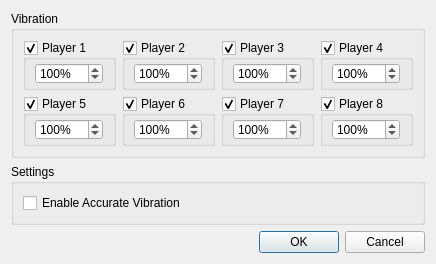
<?xml version="1.0" encoding="UTF-8"?>
<ui version="4.0">
 <class>ConfigureVibration</class>
 <widget class="QDialog" name="ConfigureVibration">
  <property name="geometry">
   <rect>
    <x>0</x>
    <y>0</y>
    <width>364</width>
    <height>242</height>
   </rect>
  </property>
  <property name="windowTitle">
   <string>Configure Vibration</string>
  </property>
  <property name="styleSheet">
   <string notr="true"/>
  </property>
  <layout class="QVBoxLayout">
   <item>
    <widget class="QGroupBox" name="vibrationStrengthGroup">
     <property name="title">
      <string>Vibration</string>
     </property>
     <layout class="QVBoxLayout" name="verticalLayout_3" stretch="0,0">
      <property name="leftMargin">
       <number>9</number>
      </property>
      <property name="topMargin">
       <number>9</number>
      </property>
      <property name="rightMargin">
       <number>9</number>
      </property>
      <property name="bottomMargin">
       <number>9</number>
      </property>
      <item>
       <widget class="QWidget" name="player14Widget" native="true">
        <layout class="QHBoxLayout" name="horizontalLayout_4">
         <property name="leftMargin">
          <number>0</number>
         </property>
         <property name="topMargin">
          <number>0</number>
         </property>
         <property name="rightMargin">
          <number>0</number>
         </property>
         <property name="bottomMargin">
          <number>0</number>
         </property>
         <item>
          <widget class="QGroupBox" name="vibrationGroupPlayer1">
           <property name="title">
            <string>Player 1</string>
           </property>
           <property name="checkable">
            <bool>true</bool>
           </property>
           <layout class="QHBoxLayout" name="horizontalLayout_8">
            <property name="leftMargin">
             <number>3</number>
            </property>
            <property name="topMargin">
             <number>3</number>
            </property>
            <property name="rightMargin">
             <number>3</number>
            </property>
            <property name="bottomMargin">
             <number>3</number>
            </property>
            <item>
             <widget class="QSpinBox" name="vibrationSpinPlayer1">
              <property name="minimumSize">
               <size>
                <width>68</width>
                <height>21</height>
               </size>
              </property>
              <property name="maximumSize">
               <size>
                <width>68</width>
                <height>16777215</height>
               </size>
              </property>
              <property name="suffix">
               <string>%</string>
              </property>
              <property name="minimum">
               <number>1</number>
              </property>
              <property name="maximum">
               <number>150</number>
              </property>
              <property name="value">
               <number>100</number>
              </property>
             </widget>
            </item>
           </layout>
          </widget>
         </item>
         <item>
          <widget class="QGroupBox" name="vibrationGroupPlayer2">
           <property name="title">
            <string>Player 2</string>
           </property>
           <property name="checkable">
            <bool>true</bool>
           </property>
           <layout class="QHBoxLayout" name="horizontalLayout_9">
            <property name="leftMargin">
             <number>3</number>
            </property>
            <property name="topMargin">
             <number>3</number>
            </property>
            <property name="rightMargin">
             <number>3</number>
            </property>
            <property name="bottomMargin">
             <number>3</number>
            </property>
            <item>
             <widget class="QSpinBox" name="vibrationSpinPlayer2">
              <property name="minimumSize">
               <size>
                <width>68</width>
                <height>21</height>
               </size>
              </property>
              <property name="maximumSize">
               <size>
                <width>68</width>
                <height>16777215</height>
               </size>
              </property>
              <property name="suffix">
               <string>%</string>
              </property>
              <property name="minimum">
               <number>1</number>
              </property>
              <property name="maximum">
               <number>150</number>
              </property>
              <property name="value">
               <number>100</number>
              </property>
             </widget>
            </item>
           </layout>
          </widget>
         </item>
         <item>
          <widget class="QGroupBox" name="vibrationGroupPlayer3">
           <property name="title">
            <string>Player 3</string>
           </property>
           <property name="checkable">
            <bool>true</bool>
           </property>
           <layout class="QHBoxLayout" name="horizontalLayout_10">
            <property name="leftMargin">
             <number>3</number>
            </property>
            <property name="topMargin">
             <number>3</number>
            </property>
            <property name="rightMargin">
             <number>3</number>
            </property>
            <property name="bottomMargin">
             <number>3</number>
            </property>
            <item>
             <widget class="QSpinBox" name="vibrationSpinPlayer3">
              <property name="minimumSize">
               <size>
                <width>68</width>
                <height>21</height>
               </size>
              </property>
              <property name="maximumSize">
               <size>
                <width>68</width>
                <height>16777215</height>
               </size>
              </property>
              <property name="suffix">
               <string>%</string>
              </property>
              <property name="minimum">
               <number>1</number>
              </property>
              <property name="maximum">
               <number>150</number>
              </property>
              <property name="value">
               <number>100</number>
              </property>
             </widget>
            </item>
           </layout>
          </widget>
         </item>
         <item>
          <widget class="QGroupBox" name="vibrationGroupPlayer4">
           <property name="title">
            <string>Player 4</string>
           </property>
           <property name="checkable">
            <bool>true</bool>
           </property>
           <layout class="QHBoxLayout" name="horizontalLayout_11">
            <property name="leftMargin">
             <number>3</number>
            </property>
            <property name="topMargin">
             <number>3</number>
            </property>
            <property name="rightMargin">
             <number>3</number>
            </property>
            <property name="bottomMargin">
             <number>3</number>
            </property>
            <item>
             <widget class="QSpinBox" name="vibrationSpinPlayer4">
              <property name="minimumSize">
               <size>
                <width>68</width>
                <height>21</height>
               </size>
              </property>
              <property name="maximumSize">
               <size>
                <width>68</width>
                <height>16777215</height>
               </size>
              </property>
              <property name="suffix">
               <string>%</string>
              </property>
              <property name="minimum">
               <number>1</number>
              </property>
              <property name="maximum">
               <number>150</number>
              </property>
              <property name="value">
               <number>100</number>
              </property>
             </widget>
            </item>
           </layout>
          </widget>
         </item>
        </layout>
       </widget>
      </item>
      <item>
       <widget class="QWidget" name="player58Widget" native="true">
        <layout class="QHBoxLayout" name="horizontalLayout_6">
         <property name="leftMargin">
          <number>0</number>
         </property>
         <property name="topMargin">
          <number>0</number>
         </property>
         <property name="rightMargin">
          <number>0</number>
         </property>
         <property name="bottomMargin">
          <number>0</number>
         </property>
         <item>
          <widget class="QGroupBox" name="vibrationGroupPlayer7">
           <property name="title">
            <string>Player 5</string>
           </property>
           <property name="checkable">
            <bool>true</bool>
           </property>
           <layout class="QHBoxLayout" name="horizontalLayout_14">
            <property name="leftMargin">
             <number>3</number>
            </property>
            <property name="topMargin">
             <number>3</number>
            </property>
            <property name="rightMargin">
             <number>3</number>
            </property>
            <property name="bottomMargin">
             <number>3</number>
            </property>
            <item>
             <widget class="QSpinBox" name="vibrationSpinPlayer7">
              <property name="minimumSize">
               <size>
                <width>68</width>
                <height>21</height>
               </size>
              </property>
              <property name="maximumSize">
               <size>
                <width>68</width>
                <height>16777215</height>
               </size>
              </property>
              <property name="suffix">
               <string>%</string>
              </property>
              <property name="minimum">
               <number>1</number>
              </property>
              <property name="maximum">
               <number>150</number>
              </property>
              <property name="value">
               <number>100</number>
              </property>
             </widget>
            </item>
           </layout>
          </widget>
         </item>
         <item>
          <widget class="QGroupBox" name="vibrationGroupPlayer8">
           <property name="title">
            <string>Player 6</string>
           </property>
           <property name="checkable">
            <bool>true</bool>
           </property>
           <layout class="QHBoxLayout" name="horizontalLayout_15">
            <property name="leftMargin">
             <number>3</number>
            </property>
            <property name="topMargin">
             <number>3</number>
            </property>
            <property name="rightMargin">
             <number>3</number>
            </property>
            <property name="bottomMargin">
             <number>3</number>
            </property>
            <item>
             <widget class="QSpinBox" name="vibrationSpinPlayer8">
              <property name="minimumSize">
               <size>
                <width>68</width>
                <height>21</height>
               </size>
              </property>
              <property name="maximumSize">
               <size>
                <width>68</width>
                <height>16777215</height>
               </size>
              </property>
              <property name="suffix">
               <string>%</string>
              </property>
              <property name="minimum">
               <number>1</number>
              </property>
              <property name="maximum">
               <number>150</number>
              </property>
              <property name="value">
               <number>100</number>
              </property>
             </widget>
            </item>
           </layout>
          </widget>
         </item>
         <item>
          <widget class="QGroupBox" name="vibrationGroupPlayer5">
           <property name="title">
            <string>Player 7</string>
           </property>
           <property name="checkable">
            <bool>true</bool>
           </property>
           <layout class="QHBoxLayout" name="horizontalLayout_12">
            <property name="leftMargin">
             <number>3</number>
            </property>
            <property name="topMargin">
             <number>3</number>
            </property>
            <property name="rightMargin">
             <number>3</number>
            </property>
            <property name="bottomMargin">
             <number>3</number>
            </property>
            <item>
             <widget class="QSpinBox" name="vibrationSpinPlayer5">
              <property name="minimumSize">
               <size>
                <width>68</width>
                <height>21</height>
               </size>
              </property>
              <property name="maximumSize">
               <size>
                <width>68</width>
                <height>16777215</height>
               </size>
              </property>
              <property name="suffix">
               <string>%</string>
              </property>
              <property name="minimum">
               <number>1</number>
              </property>
              <property name="maximum">
               <number>150</number>
              </property>
              <property name="value">
               <number>100</number>
              </property>
             </widget>
            </item>
           </layout>
          </widget>
         </item>
         <item>
          <widget class="QGroupBox" name="vibrationGroupPlayer6">
           <property name="title">
            <string>Player 8</string>
           </property>
           <property name="checkable">
            <bool>true</bool>
           </property>
           <layout class="QHBoxLayout" name="horizontalLayout_13">
            <property name="leftMargin">
             <number>3</number>
            </property>
            <property name="topMargin">
             <number>3</number>
            </property>
            <property name="rightMargin">
             <number>3</number>
            </property>
            <property name="bottomMargin">
             <number>3</number>
            </property>
            <item>
             <widget class="QSpinBox" name="vibrationSpinPlayer6">
              <property name="minimumSize">
               <size>
                <width>68</width>
                <height>21</height>
               </size>
              </property>
              <property name="maximumSize">
               <size>
                <width>68</width>
                <height>16777215</height>
               </size>
              </property>
              <property name="suffix">
               <string>%</string>
              </property>
              <property name="minimum">
               <number>1</number>
              </property>
              <property name="maximum">
               <number>150</number>
              </property>
              <property name="value">
               <number>100</number>
              </property>
             </widget>
            </item>
           </layout>
          </widget>
         </item>
        </layout>
       </widget>
      </item>
     </layout>
    </widget>
   </item>
   <item>
    <widget class="QGroupBox" name="vibrationSettingsGroup">
     <property name="title">
      <string>Settings</string>
     </property>
     <layout class="QVBoxLayout" name="verticalLayout">
      <item>
       <widget class="QCheckBox" name="checkBoxAccurateVibration">
        <property name="text">
         <string>Enable Accurate Vibration</string>
        </property>
       </widget>
      </item>
     </layout>
    </widget>
   </item>
   <item>
    <spacer name="spacerVibration">
     <property name="orientation">
      <enum>Qt::Vertical</enum>
     </property>
     <property name="sizeHint" stdset="0">
      <size>
       <width>167</width>
       <height>55</height>
      </size>
     </property>
    </spacer>
   </item>
   <item>
    <widget class="QDialogButtonBox" name="buttonBoxVibration">
     <property name="standardButtons">
      <set>QDialogButtonBox::Cancel|QDialogButtonBox::Ok</set>
     </property>
    </widget>
   </item>
  </layout>
 </widget>
 <resources/>
 <connections>
  <connection>
   <sender>buttonBoxVibration</sender>
   <signal>accepted()</signal>
   <receiver>ConfigureVibration</receiver>
   <slot>accept()</slot>
  </connection>
  <connection>
   <sender>buttonBoxVibration</sender>
   <signal>rejected()</signal>
   <receiver>ConfigureVibration</receiver>
   <slot>reject()</slot>
  </connection>
 </connections>
</ui>
